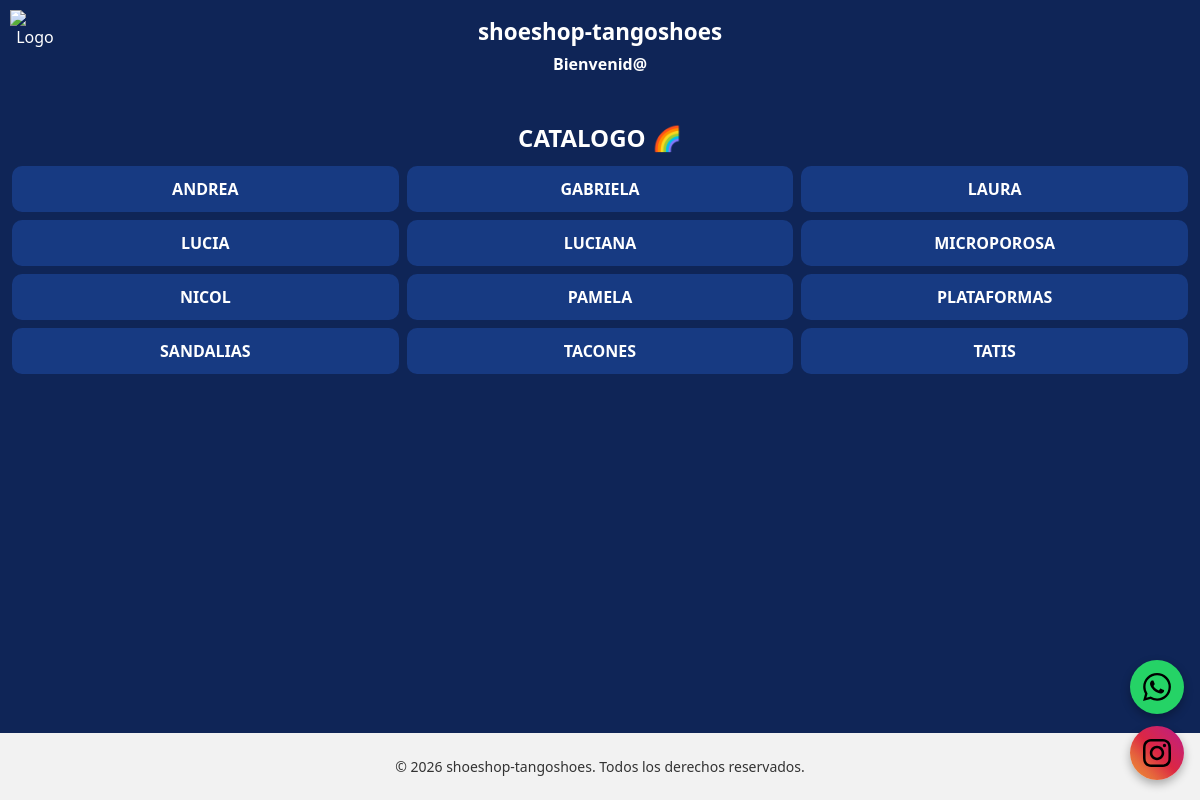
The page / on the database its author committed.
### catalog/models.py (models this page shows, shortened)
class Reference(models.Model):
    name = models.CharField(max_length=50, unique=True)
    slug = models.SlugField(max_length=60, unique=True, blank=True)
    description = models.CharField(max_length=160, blank=True)
    class Meta:
        ordering = ['name']

### catalog/views.py (the view)
# urls.py: 2. Add a URL to urlpatterns:  path('', views.home, name='home')
def home(request):
    refs = Reference.objects.all()
    return render(request, 'catalog/home.html', {'refs': refs})

### catalog/templates/catalog/home.html (shortened to what this page needs)
{% load static %}
<!doctype html>
<html lang="es">
<head>
  <link rel="stylesheet" href="{% static 'css/styles.css' %}">
</head>
<body>
  <header class="header">
    <img src="{% static 'img/logo.png' %}" alt="Logo" class="logo">
    <h1 class="brand">shoeshop-tangoshoes</h1>
    <p class="welcome">Bienvenid@</p>
  </header>
  <main class="container">
    <h2 class="section-title">CATALOGO 🌈</h2>
    <nav class="grid-buttons">
      {% for r in refs %}
        <a class="ref-button" href="{% url 'reference_detail' r.slug %}">
          {{ r.name }}
        </a>
      {% empty %}
        <p>No hay referencias aún.</p>
      {% endfor %}
    </nav>
  </main>
<div class="floating-buttons">
  <a href="https://wa.me/573202952041"
     class="float-btn whatsapp"
     target="_blank"
     aria-label="WhatsApp">
    <img src="/static/img/whatsapp.svg" alt="WhatsApp">
  </a>
  <a href="https://www.instagram.com/tangoshoes_cucuta?utm_source=ig_web_button_share_sheet&igsh=ZDNlZDc0MzIxNw=="
     class="float-btn instagram"
     target="_blank"
     aria-label="Instagram">
    <img src="/static/img/instagram.svg" alt="Instagram">
  </a>
</div>
<footer class="footer"> <p>© 2026 shoeshop-tangoshoes. Todos los derechos reservados.
</p> </footer>
</body>
</html>

### catalog/static/css/styles.css (style rules this page uses)
:root { --bg: #0f2557; --fg: #ffffff; --accent: #ffd166; --button: #173a82; }
* { box-sizing: border-box; }
body { margin: 0; font-family: system-ui, sans-serif; background: var(--bg); color: var(--fg); }
.header { padding: 16px; text-align: center; }
.brand { margin: 0; font-size: 1.4rem; }
.welcome, .section-title { margin: 6px 0 12px; font-weight: 600; }
.container { padding: 12px; }
.grid-buttons { display: grid; grid-template-columns: 1fr 1fr; gap: 8px; }
.ref-button { display: inline-block; padding: 12px; text-align: center; background: var(--button); color: var(--fg); text-decoration: none; border-radius: 10px; font-weight: 600; }
@media (min-width: 480px) { .grid-buttons { grid-template-columns: repeat(3, 1fr); } }
.floating-buttons { position: fixed; bottom: 20px; right: 16px; display: flex; flex-direction: column; gap: 12px; z-index: 1000; }
.float-btn { width: 54px; height: 54px; border-radius: 50%; display: flex; align-items: center; justify-content: center; box-shadow: 0 4px 10px rgba(0,0,0,0.3); transition: transform 0.2s ease; }
.float-btn img { width: 28px; height: 28px; }
.float-btn.whatsapp { background-color: #25D366; }
.float-btn.instagram { background: linear-gradient( 45deg, #f09433, #e6683c, #dc2743, #cc2366, #bc1888 ); }
.section-title { text-align: center; }
.footer { text-align: center; position: fixed; bottom: 0; width: 100%; background-color: var(--bg); color: var(--fg); padding: 10px 0; font-size: 14px; }
.footer { text-align: center; padding: 10px; background-color: #f2f2f2; font-size: 14px; color: #333; }
.logo { width: 50px; height: auto; position: absolute; top: 10px; left: 10px; }
.header { position: relative; }

### rows shown on the page
Reference: name "ANDREA"
Reference: name "GABRIELA"
Reference: name "LAURA"
Reference: name "LUCIA"
Reference: name "LUCIANA"
Reference: name "MICROPOROSA"
Reference: name "NICOL"
Reference: name "PAMELA"
Reference: name "PLATAFORMAS"
Reference: name "SANDALIAS"
Reference: name "TACONES"
Reference: name "TATIS"
